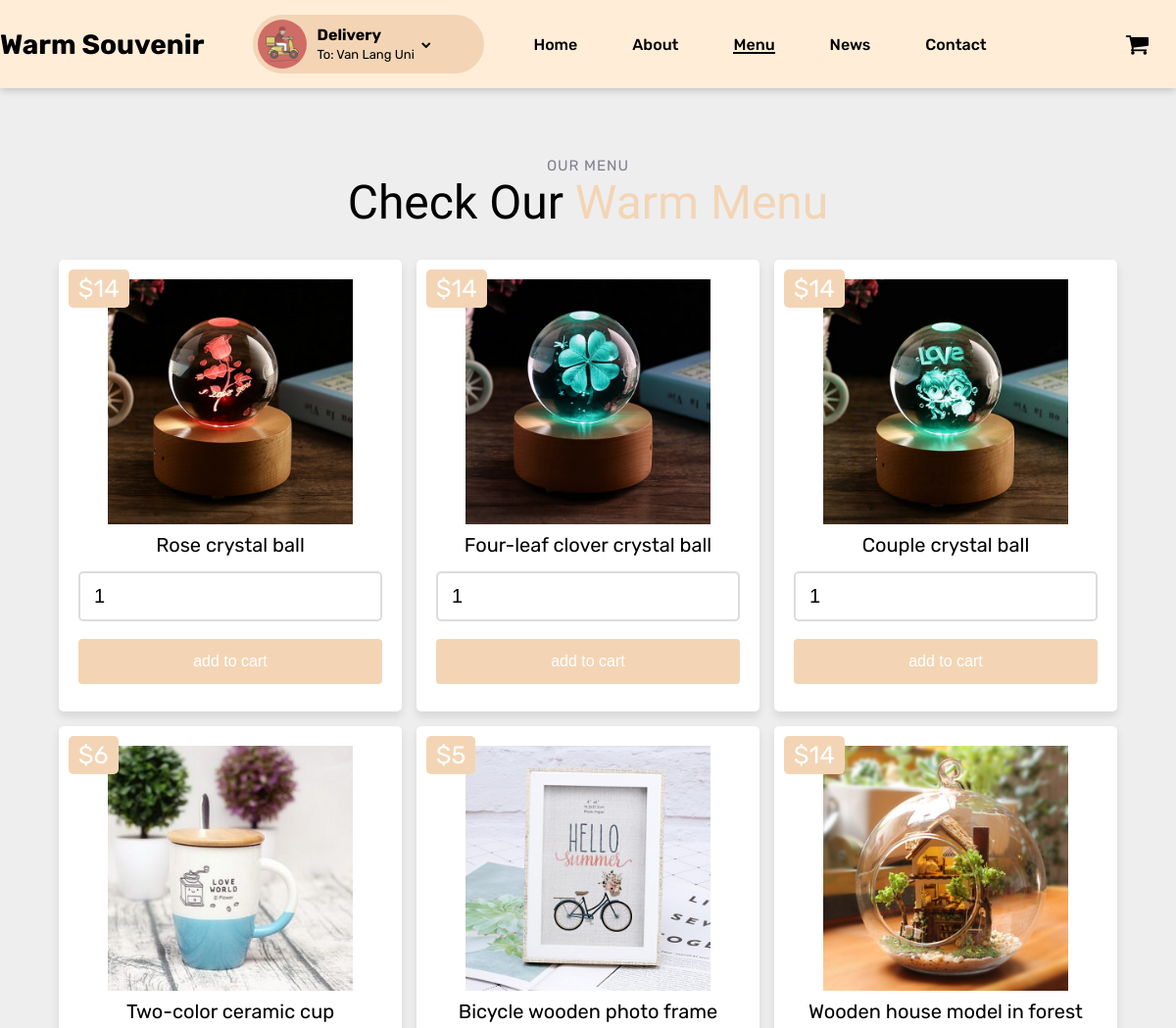
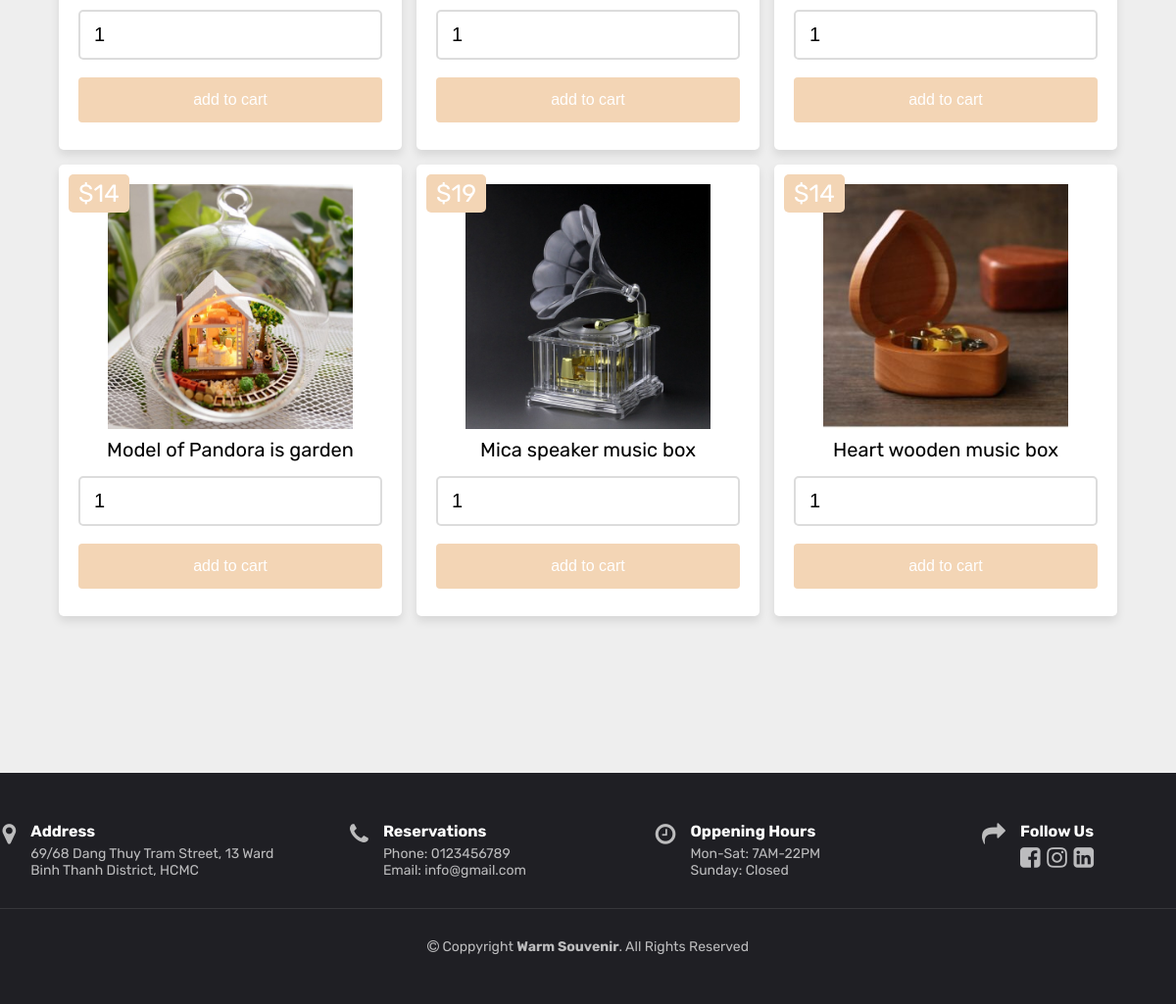
Page /menu.php on the committed database (2 pictures, top to bottom).
### tables this page shows
CREATE TABLE `product` (
  `id` int(100) NOT NULL,
  `name` varchar(100) NOT NULL,
  `price` varchar(100) NOT NULL,
  `image` varchar(100) NOT NULL
);

### main/menu.php (the view, shortened to what this page needs)
<section class="cover">
            <div class="container">
                <div class="section-header">
                    <h2>Our menu</h2>
                    <p>
                        Check Our
                        <span>Warm Menu</span>
                    </p>
                </div>
                <div class="products">
                    <div class="box-container">
                        <?php
                        $select_product = mysqli_query($conn, "SELECT * FROM `product`") or die('query failed');
                        if (mysqli_num_rows($select_product) > 0) {
                            while ($fetch_product = mysqli_fetch_assoc($select_product)) {
                        ?>
                        <form method="post" class="box" action="">
                            <img src="assets/img/<?php echo $fetch_product['image']; ?>" alt="">
                            <div class="name"><?php echo $fetch_product['name']; ?></div>
                            <div class="price">$<?php echo $fetch_product['price']; ?></div>
                            <input type="number" min="1" name="product_quantity" value="1">
                            <input type="submit" value="add to cart" name="add_to_cart" class="btn">
                        </form>
                        <?php
                            };
                        };
                        ?>
                    </div>
                </div>
            </div>
        </section>

### menu.php (shortened to what this page needs)
<?php
include 'config/config.php';
?>
<!DOCTYPE html>
<html lang="en">
<head>
    <link rel="stylesheet" href="https://cdnjs.cloudflare.com/ajax/libs/font-awesome/4.7.0/css/font-awesome.min.css" />
    <link rel="stylesheet" href="assets/css/style.css" />
</head>
<body>
    <header id="header" class="header">
        <div class="container-header">
            <a href="index.php" class="logo_link">
                <h1>Warm Souvenir</h1>
            </a>
            <div class="delivery">
                <img class="delivery-img" src="assets/img/delivery.jpg" alt="" />
                <div class="delivery-info">
                    <h3>Delivery</h3>
                    <span>To: Van Lang Uni</span>
                </div>
                <i class="fa fa-chevron-down arrow"></i>
            </div>
            <nav id="navbar" class="navbar">
                <ul>
                    <li><a class="link" href="index.php">Home</a></li>
                    <li><a class="link" href="about.php">About</a></li>
                    <li><a class="link acc" href="menu.php">Menu</a></li>
                    <li><a class="link" href="news.php">News</a></li>
                    <li><a class="link" href="contact.php">Contact</a></li>
                </ul>
            </nav>
            <div class="account">
                <li class="nav-item"><a class="nav-link active" href="mycart.php"><i class="fa fa-shopping-cart" style="font-size: 25px;"></i></a></li>
            </div>
        </div>
    </header>
    <main>
        <?php
            include("main/menu.php");
         ?>
    </main>
    <?php
            include("main/footer.php");
    ?>
</body>
</html>

### main/footer.php (shortened to what this page needs)
<footer class="footer">
        <div class="footer-container">
            <div class="row">
                <div class="col">
                    <i class="fa fa-map-marker icon" aria-hidden="true"></i>
                    <div>
                        <h4>Address</h4>
                        <p>
                            69/68 Dang Thuy Tram Street, 13 Ward
                            <br />
                            Binh Thanh District, HCMC
                        </p>
                    </div>
                </div>
                <div class="col">
                    <i class="fa fa-phone icon" aria-hidden="true"></i>
                    <div>
                        <h4>Reservations</h4>
                        <p>
                            Phone: 0123456789
                            <br />
                            Email: info@gmail.com
                        </p>
                    </div>
                </div>
                <div class="col">
                    <i class="fa fa-clock-o icon" aria-hidden="true"></i>
                    <div>
                        <h4>Oppening Hours</h4>
                        <p>
                            Mon-Sat: 7AM-22PM
                            <br />
                            Sunday: Closed
                        </p>
                    </div>
                </div>
                <div class="col">
                    <i class="fa fa-share icon" aria-hidden="true"></i>
                    <div>
                        <h4>Follow Us</h4>
                        <div class="link-share">
                            <a href=""><i class="fa fa-facebook-square share" aria-hidden="true"></i></a>
                            <a href=""><i class="fa fa-instagram share" aria-hidden="true"></i></a>
                            <a href=""><i class="fa fa-linkedin-square share" aria-hidden="true"></i></a>
                        </div>
                    </div>
                </div>
            </div>
        </div>
        <div class="footer-container">
            <div class="copyright">
                <div class="copyright-text">
                    <i class="fa fa-copyright" aria-hidden="true"></i>
                    Coppyright <strong>Warm Souvenir</strong>. All Rights Reserved
                </div>
            </div>
        </div>
    </footer>

### assets/css/style.css (style rules this page uses)
:root { --font-primary: "Rubik", sans-serif; --font-secondary: "Amatic SC", cursive; }
:root { --color-default: #eeeeee; --color-primary: #ffedd8; --color-secondary: #f3d5b5; }
* { margin: 0; padding: 0; box-sizing: border-box; }
body { font-family: var(--font-primary); }
.cover { padding: 160px 0; background-color: var(--color-default); }
.container { width: 100%; max-width: 1350px; margin: 0 auto; }
.section-header { text-align: center; padding-bottom: 30px; }
.section-header h2 { font-size: 15px; letter-spacing: 1px; font-weight: 400; margin: 0; padding: 0; color: #7f7f90; text-transform: uppercase; }
.section-header p { margin: 0; font-size: 48px; font-weight: 400; font-family: var(--font-secondary); }
.section-header p span { color: var(--color-secondary); margin: 0; font-size: 48px; font-weight: 400; }
a { text-decoration: none; color: #000; font-weight: 500; }
.header { background: var(--color-primary); height: 90px; position: fixed; top: 0; left: 0; width: 100%; z-index: 999; box-shadow: 0 2px 8px rgba(0, 0, 0, 0.2); }
.container-header { display: flex; width: 100%; max-width: 1350px; align-items: center; height: 90px; margin: 0 auto; }
.logo_link { margin-right: 50px; }
.logo_link h1 { font-size: 28px; font-weight: 700; color: #000; margin: 0; }
.delivery { display: flex; align-items: center; width: 236px; height: 40px; margin-right: 22px; border-radius: 100px; cursor: pointer; background-color: var(--color-secondary); padding: 30px 0px 30px 5px; }
.delivery-img { width: 100%; width: 50px; height: 50px; border-radius: 50%; vertical-align: middle; }
.delivery-info { padding-left: 10px; margin-right: 7px; }
.delivery-info h3 { font-size: medium; }
.delivery-info span { font-size: 13px; }
.delivery .arrow { font-size: 10px; }
.navbar { display: flex; }
.navbar ul { display: flex; align-items: center; }
.navbar ul li { padding: 10px 28px; list-style: none; }
.navbar ul .link { position: relative; }
.link::after { content: ""; position: absolute; left: 0; bottom: 0; width: 100%; height: 2px; background: #000; transform: scaleX(0); transform-origin: left; transition: transform 250ms ease-in; }
li > .acc::after { content: ""; position: absolute; left: 0; bottom: 0; width: 100%; height: 2px; background: #000; transform: scale(1); }
.account { margin-left: auto; align-items: center; display: flex; }
.nav-item { padding: 10px 28px; list-style: none; }
.price { display: flex; align-items: center; justify-content: space-between; }
input[type="submit"] { width: 100%; background-color: #f3d5b5; color: white; padding: 14px 20px; margin: 8px 0; border: none; border-radius: 4px; cursor: pointer; font-size: medium; }
.footer { font-size: 14px; background-color: #1f1f24; padding: 50px 0; color: rgba(255, 255, 255, 0.7); }
.footer-container { width: 100%; max-width: 1350px; margin: 0 auto; }
.row { display: flex; margin-top: -16px; margin-left: -12px; margin-right: -12px; }
.col { width: 25%; display: flex; max-width: 100%; padding-left: 12px; padding-right: 12px; margin-top: 16px; margin-bottom: 30px; justify-content: center; }
.footer .icon { margin-right: 15px; font-size: 24px; }
.footer h4 { font-size: 16px; font-weight: bold; position: relative; padding-bottom: 5px; color: #fff; }
.link-share { display: flex; justify-content: space-between; }
.share { font-size: 24px; color: #bcbcbe; }
.copyright { text-align: center; padding-top: 30px; border-top: 1px solid rgba(255, 255, 255, 0.1); }
.products .box-container { display: flex; flex-wrap: wrap; gap: 15px; justify-content: center; }
.products .box-container .box { text-align: center; border-radius: 5px; box-shadow: 0 5px 10px rgba(0, 0, 0, 0.1); position: relative; padding: 20px; background-color: white; width: 350px; }
.products .box-container .box img { height: 250px; }
.products .box-container .box .name { font-size: 20px; color: black; padding: 5px 0; }
.products .box-container .box .price { position: absolute; top: 10px; left: 10px; padding: 5px 10px; border-radius: 5px; background-color: var(--color-secondary); color: white; font-size: 25px; }
.products .box-container .box input[type="number"] { margin: 10px 0; width: 100%; border: 2px solid gainsboro; border-radius: 5px; font-size: 20px; color: black; padding: 12px 14px; }

### menu.php (style rules this page uses)
li>.acc::after { content: ""; position: absolute; left: 0; bottom: 0; width: 100%; height: 2px; background: #000; transform: scale(1); }

### rows in the picture
product: image (picture), name "Rose crystal ball", price "14"
product: image (picture), name "Four-leaf clover crystal ball", price "14"
product: image (picture), name "Couple crystal ball", price "14"
product: image (picture), name "Two-color ceramic cup", price "6"
product: image (picture), name "Bicycle wooden photo frame", price "5"
product: image (picture), name "Wooden house model in forest", price "14"
product: image (picture), name "Model of Pandora is garden", price "14"
product: image (picture), name "Mica speaker music box", price "19"
product: image (picture), name "Heart wooden music box", price "14"
